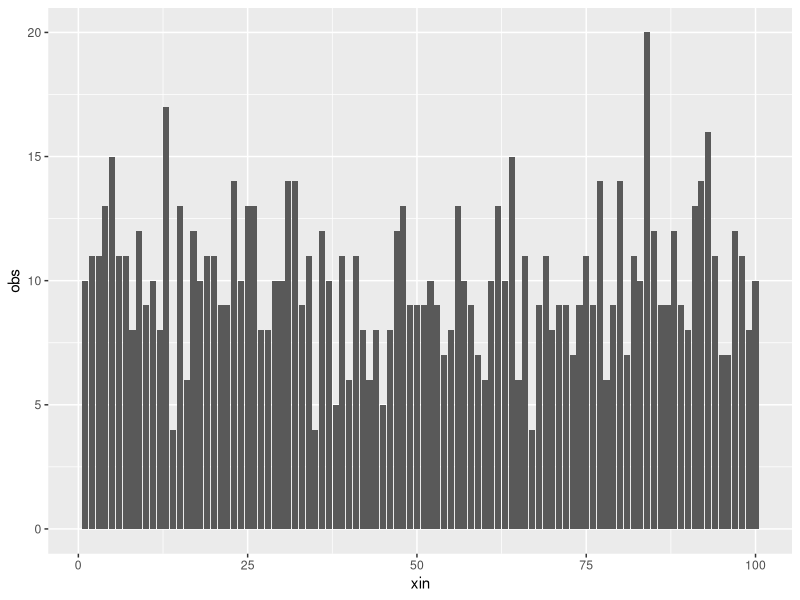
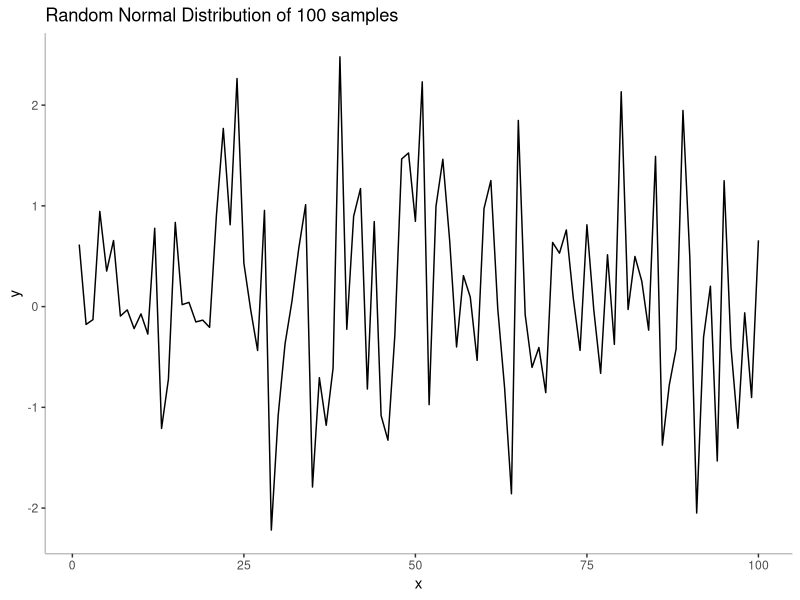

These figures' R source, in order:
## ---- chunk 1

library(tidyverse)
library(ggplot2)

set.seed(4567)

df <- data.frame(xin = sample(1:100,1000,replace = TRUE)) %>%
        group_by(xin) %>%
        summarise(obs = n())

ggplot(df,aes(xin,obs)) +
  geom_col()

## ---- chunk 2

set.seed(5858)

x = seq(1:100) 
y = rnorm(100) 
dat = data.frame(x, y) 
ggplot(dat, aes(x = x, y = y)) + 
  geom_line() +
  labs(title = 'Random Normal Distribution of 100 samples') +
  theme(panel.background = element_blank(),
        axis.line = element_line(colour = 'grey'))

